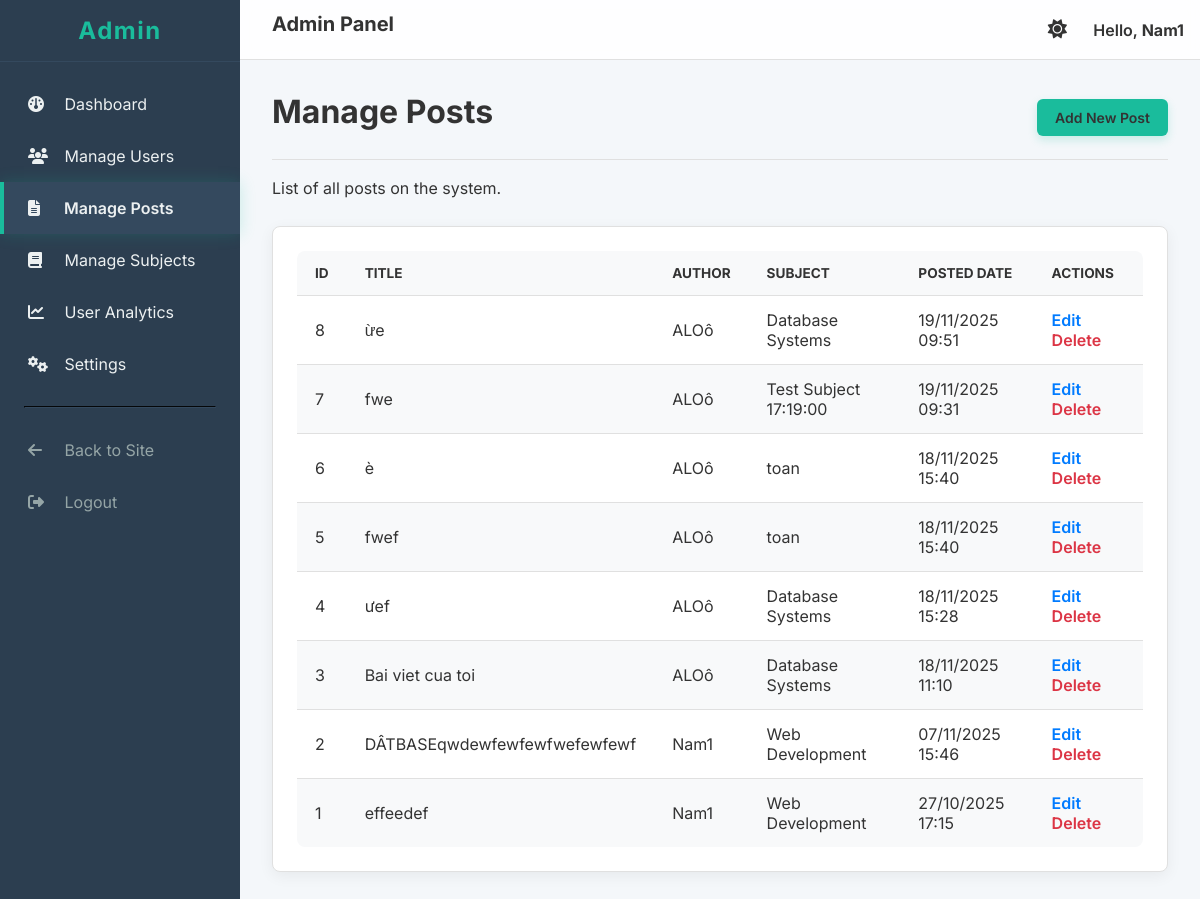
Screenshot of /admin/manage_posts.php (signed in) with the database file from the repository.
### tables this page shows
CREATE TABLE `posts` (
  `id` int(11) NOT NULL,
  `user_id` int(11) NOT NULL,
  `subject_id` int(11) NOT NULL,
  `title` varchar(255) NOT NULL,
  `content` text NOT NULL,
  `image` varchar(255) DEFAULT NULL,
  `visibility` enum('public','private') NOT NULL DEFAULT 'public',
  `created_at` timestamp NOT NULL DEFAULT current_timestamp(),
  `updated_at` timestamp NULL DEFAULT NULL ON UPDATE current_timestamp()
);

CREATE TABLE `users` (
  `id` int(11) NOT NULL,
  `name` varchar(255) NOT NULL,
  `email` varchar(255) NOT NULL,
  `password` varchar(255) NOT NULL,
  `role` enum('student','admin') NOT NULL DEFAULT 'student',
  `avatar` varchar(255) DEFAULT NULL,
  `created_at` timestamp NOT NULL DEFAULT current_timestamp()
);

CREATE TABLE `subjects` (
  `id` int(11) NOT NULL,
  `name` varchar(255) NOT NULL,
  `subject_code` varchar(100) DEFAULT NULL,
  `created_at` timestamp NOT NULL DEFAULT current_timestamp(),
  `description` text DEFAULT NULL,
  `school` varchar(255) DEFAULT NULL,
  `degree_level` varchar(100) DEFAULT NULL,
  `prerequisite` text DEFAULT NULL,
  `syllabus_description` text DEFAULT NULL,
  `student_goals` text DEFAULT NULL,
  `syllabus_topics` text DEFAULT NULL
);

### admin/manage_posts.php (the view, shortened to what this page needs)
<?php
require_once __DIR__ . '/../includes/config.php';
$posts = [];
try {
    $sql = "
        SELECT
            p.id, p.title, p.created_at,
            u.name as author_name,
            s.name as subject_name
        FROM posts p
        LEFT JOIN users u ON p.user_id = u.id
        LEFT JOIN subjects s ON p.subject_id = s.id
        ORDER BY p.created_at DESC
    ";
    $stmt = $pdo->query($sql);
    $posts = $stmt->fetchAll(PDO::FETCH_ASSOC);
} catch (PDOException $e) {
    $error = "Error querying database: " . $e->getMessage();
}
require_once __DIR__ . '/includes/header.php';
require_once __DIR__ . '/includes/sidebar.php';
?>
<div class="page-header">
    <h1>Manage Posts</h1>
    <a href="add_post.php" class="btn btn-primary">Add New Post</a>
</div>
<p>List of all posts on the system.</p>
<div class="content-box">
    <table class="admin-table">
        <thead>
            <tr>
                <th>ID</th>
                <th>Title</th>
                <th>Author</th>
                <th>Subject</th>
                <th>Posted Date</th>
                <th>Actions</th>
            </tr>
        </thead>
        <tbody>
            <?php if (empty($posts)): ?>
                <tr>
                    <td colspan="6" style="text-align: center;">No posts yet.</td>
                </tr>
            <?php else: ?>
                <?php foreach ($posts as $post): ?>
                    <tr>
                        <td><?= $post['id'] ?></td>
                        <td><?= htmlspecialchars($post['title']) ?></td>
                        <td><?= htmlspecialchars($post['author_name'] ?? 'N/A') ?></td>
                        <td><?= htmlspecialchars($post['subject_name'] ?? 'N/A') ?></td>
                        <td><?= date('d/m/Y H:i', strtotime($post['created_at'])) ?></td>
                        <td class="action-links">
                            <a href="edit_post.php?id=<?= $post['id'] ?>">Edit</a>
                            <a href="manage_posts.php?action=delete&id=<?= $post['id'] ?>"
                               class="delete"
                               onclick="return confirm('Are you sure you want to delete this post?');">
                               Delete
                            </a>
                        </td>
                    </tr>
                <?php endforeach; ?>
            <?php endif; ?>
        </tbody>
    </table>
</div>
<?php
require_once __DIR__ . '/includes/footer.php';
?>

### admin/assets/css/admin.css (style rules this page uses)
:root { --primary-color: #1abc9c; --primary-color-dark: #16a085; --sidebar-bg: #2c3e50; --sidebar-hover: #34495e; --header-bg: rgba(255, 255, 255, 0.85); --content-bg: #f4f7fa; --box-bg: #ffffff; --text-dark: #333; --text-light: #ecf0f1; --border-color: #e0e0e0; --table-header-bg: #f8f9fa; --table-stripe-bg: #f8f9fa; --shadow-color: rgba(0, 0, 0, 0.06); --shadow-color-hover: rgba(0, 0, 0, 0.08); }
* { box-sizing: border-box; }
html, body { -webkit-font-smoothing: antialiased; -moz-osx-font-smoothing: grayscale; text-rendering: optimizeLegibility; }
body { margin: 0; font-family: 'Inter', sans-serif; background-color: var(--content-bg); color: var(--text-dark); display: grid; grid-template-columns: 240px 1fr; grid-template-rows: 60px 1fr; grid-template-areas: "sidebar header" "sidebar content"; height: 100vh; transition: background-color 0.3s ease; }
h1, h2, h3, h4, h5, h6 { margin-top: 0; margin-bottom: 0.75rem; font-weight: 700; }
h1 { font-size: 2rem; }
p { margin-top: 0; margin-bottom: 1rem; line-height: 1.6; }
.content-box { background: var(--box-bg); padding: 1.5rem; border-radius: 8px; box-shadow: 0 4px 15px var(--shadow-color); margin-top: 1.5rem; transition: all 0.3s ease; border: 1px solid var(--border-color); }
.admin-table { width: 100%; border-collapse: collapse; background: var(--box-bg); border-radius: 8px; overflow: hidden; }
.admin-table th, .admin-table td { padding: 14px 18px; text-align: left; border-bottom: 1px solid var(--border-color); }
.admin-table th { background-color: var(--table-header-bg); font-weight: 700; font-size: 0.85rem; text-transform: uppercase; color: var(--text-dark); }
.admin-table tr:last-child td { border-bottom: none; }
.admin-table tbody tr:nth-child(even) { background-color: var(--table-stripe-bg); }
.action-links a { color: #007bff; text-decoration: none; margin-right: 10px; font-weight: 600; }
.action-links a.delete { color: #dc3545; }
.btn { display: inline-block; padding: 10px 18px; font-size: 14px; font-weight: 600; text-decoration: none; border-radius: 6px; border: none; cursor: pointer; transition: all 0.2s ease; }
.btn-primary { background-color: var(--primary-color); color: var(--white); box-shadow: 0 4px 10px rgba(26, 188, 156, 0.2); }
.page-header { display: flex; justify-content: space-between; align-items: center; margin-bottom: 1rem; border-bottom: 1px solid var(--border-color); padding-bottom: 1rem; }

### rows the page displays
posts: id "8", title "ừe", user.name "ALOô", subject.name "Database Systems", created_at "19/11/2025 09:51"
posts: id "7", title "fwe", user.name "ALOô", subject.name "Test Subject 17:19:00", created_at "19/11/2025 09:31"
posts: id "6", title "è", user.name "ALOô", subject.name "toan", created_at "18/11/2025 15:40"
posts: id "5", title "fwef", user.name "ALOô", subject.name "toan", created_at "18/11/2025 15:40"
posts: id "4", title "ưef", user.name "ALOô", subject.name "Database Systems", created_at "18/11/2025 15:28"
posts: id "3", title "Bai viet cua toi", user.name "ALOô", subject.name "Database Systems", created_at "18/11/2025 11:10"
posts: id "2", title "DÂTBASEqwdewfewfewfwefewfewf", user.name "Nam1", subject.name "Web Development", created_at "07/11/2025 15:46"
posts: id "1", title "effeedef", user.name "Nam1", subject.name "Web Development", created_at "27/10/2025 17:15"

### other values shown
$username "Nam1"
